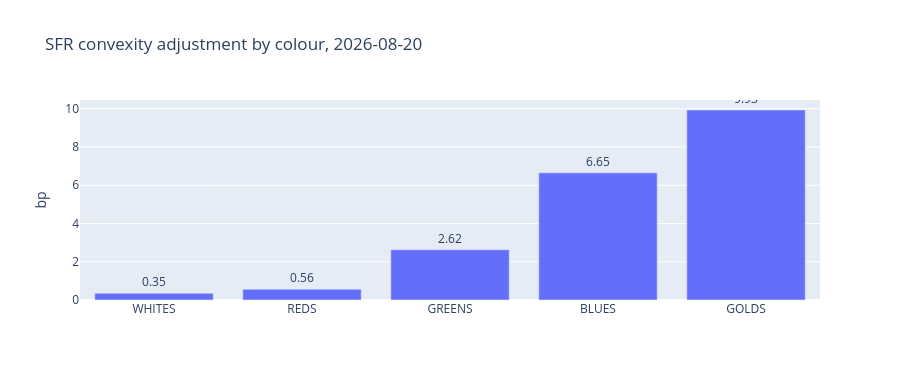

The notebook cell saved with this chart:
### Code cell
latest = ca_df.dropna(how="all").iloc[-1]
asof = ca_df.dropna(how="all").index[-1]
print(f"as of {asof.date()}")
print(latest.reindex(COLOURS).round(3).to_string())

import plotly.graph_objects as go
_c = latest.reindex(COLOURS).dropna()
f2 = go.Figure(go.Bar(x=_c.index, y=_c.to_numpy(),
                      text=[f"{v:.2f}" for v in _c], textposition="outside"))
f2.update_layout(title=f"SFR convexity adjustment by colour, {asof.date()}",
                 yaxis_title="bp", height=380)
f2.show()

### Figure 1 — Plotly figure (JSON) as saved in the notebook; plotly's stock layout.template omitted (floating-point values rounded to 4 significant figures)
{"data": [{"text": ["0.35", "0.56", "2.62", "6.65", "9.93"], "textposition": "outside", "type": "bar", "x": ["WHITES", "REDS", "GREENS", "BLUES", "GOLDS"], "y": [0.3496, 0.56, 2.624, 6.648, 9.934]}], "layout": {"height": 380, "title": {"text": "SFR convexity adjustment by colour, 2026-08-20"}, "yaxis": {"title": {"text": "bp"}}}}
